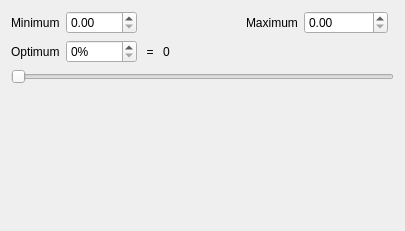
<?xml version="1.0" encoding="UTF-8"?>
<ui version="4.0">
 <class>rational_details</class>
 <widget class="QFrame" name="rational_details">
  <property name="geometry">
   <rect>
    <x>0</x>
    <y>0</y>
    <width>405</width>
    <height>231</height>
   </rect>
  </property>
  <property name="windowTitle">
   <string>Frame</string>
  </property>
  <property name="frameShape">
   <enum>QFrame::NoFrame</enum>
  </property>
  <property name="frameShadow">
   <enum>QFrame::Raised</enum>
  </property>
  <layout class="QGridLayout" name="gridLayout">
   <item row="2" column="1">
    <widget class="QSpinBox" name="optimum_val">
     <property name="suffix">
      <string>%</string>
     </property>
     <property name="maximum">
      <number>100</number>
     </property>
    </widget>
   </item>
   <item row="2" column="0">
    <widget class="QLabel" name="label_3">
     <property name="toolTip">
      <string>Select the optimal value for this value, the value that would be considered &quot;good&quot;</string>
     </property>
     <property name="text">
      <string>Optimum</string>
     </property>
    </widget>
   </item>
   <item row="2" column="2">
    <widget class="QLabel" name="label_4">
     <property name="text">
      <string> = </string>
     </property>
     <property name="alignment">
      <set>Qt::AlignRight|Qt::AlignTrailing|Qt::AlignVCenter</set>
     </property>
    </widget>
   </item>
   <item row="4" column="0" colspan="7">
    <widget class="QSlider" name="horizontalSlider">
     <property name="locale">
      <locale language="English" country="UnitedStates"/>
     </property>
     <property name="maximum">
      <number>100</number>
     </property>
     <property name="pageStep">
      <number>10</number>
     </property>
     <property name="orientation">
      <enum>Qt::Horizontal</enum>
     </property>
     <property name="tickPosition">
      <enum>QSlider::NoTicks</enum>
     </property>
    </widget>
   </item>
   <item row="5" column="0">
    <spacer name="verticalSpacer">
     <property name="orientation">
      <enum>Qt::Vertical</enum>
     </property>
     <property name="sizeHint" stdset="0">
      <size>
       <width>20</width>
       <height>40</height>
      </size>
     </property>
    </spacer>
   </item>
   <item row="1" column="0">
    <widget class="QLabel" name="label">
     <property name="toolTip">
      <string>Select the expected minimum value for this variable</string>
     </property>
     <property name="text">
      <string>Minimum</string>
     </property>
     <property name="buddy">
      <cstring>minimum_val</cstring>
     </property>
    </widget>
   </item>
   <item row="1" column="1">
    <widget class="QDoubleSpinBox" name="minimum_val">
     <property name="maximum">
      <double>9999.000000000000000</double>
     </property>
    </widget>
   </item>
   <item row="1" column="4">
    <widget class="QLabel" name="label_2">
     <property name="toolTip">
      <string>Select the expected maximum value for this variable</string>
     </property>
     <property name="text">
      <string>Maximum</string>
     </property>
     <property name="buddy">
      <cstring>maximum_val</cstring>
     </property>
    </widget>
   </item>
   <item row="1" column="5">
    <widget class="QDoubleSpinBox" name="maximum_val">
     <property name="maximum">
      <double>9999999.000000000000000</double>
     </property>
    </widget>
   </item>
   <item row="1" column="3">
    <spacer name="horizontalSpacer">
     <property name="orientation">
      <enum>Qt::Horizontal</enum>
     </property>
     <property name="sizeHint" stdset="0">
      <size>
       <width>40</width>
       <height>20</height>
      </size>
     </property>
    </spacer>
   </item>
   <item row="2" column="3">
    <widget class="QLabel" name="optimum_real_value">
     <property name="text">
      <string>0</string>
     </property>
    </widget>
   </item>
  </layout>
 </widget>
 <resources/>
 <connections>
  <connection>
   <sender>optimum_val</sender>
   <signal>valueChanged(int)</signal>
   <receiver>horizontalSlider</receiver>
   <slot>setValue(int)</slot>
   <hints>
    <hint type="sourcelabel">
     <x>127</x>
     <y>195</y>
    </hint>
    <hint type="destinationlabel">
     <x>126</x>
     <y>274</y>
    </hint>
   </hints>
  </connection>
  <connection>
   <sender>horizontalSlider</sender>
   <signal>valueChanged(int)</signal>
   <receiver>optimum_val</receiver>
   <slot>setValue(int)</slot>
   <hints>
    <hint type="sourcelabel">
     <x>191</x>
     <y>274</y>
    </hint>
    <hint type="destinationlabel">
     <x>145</x>
     <y>199</y>
    </hint>
   </hints>
  </connection>
 </connections>
</ui>
